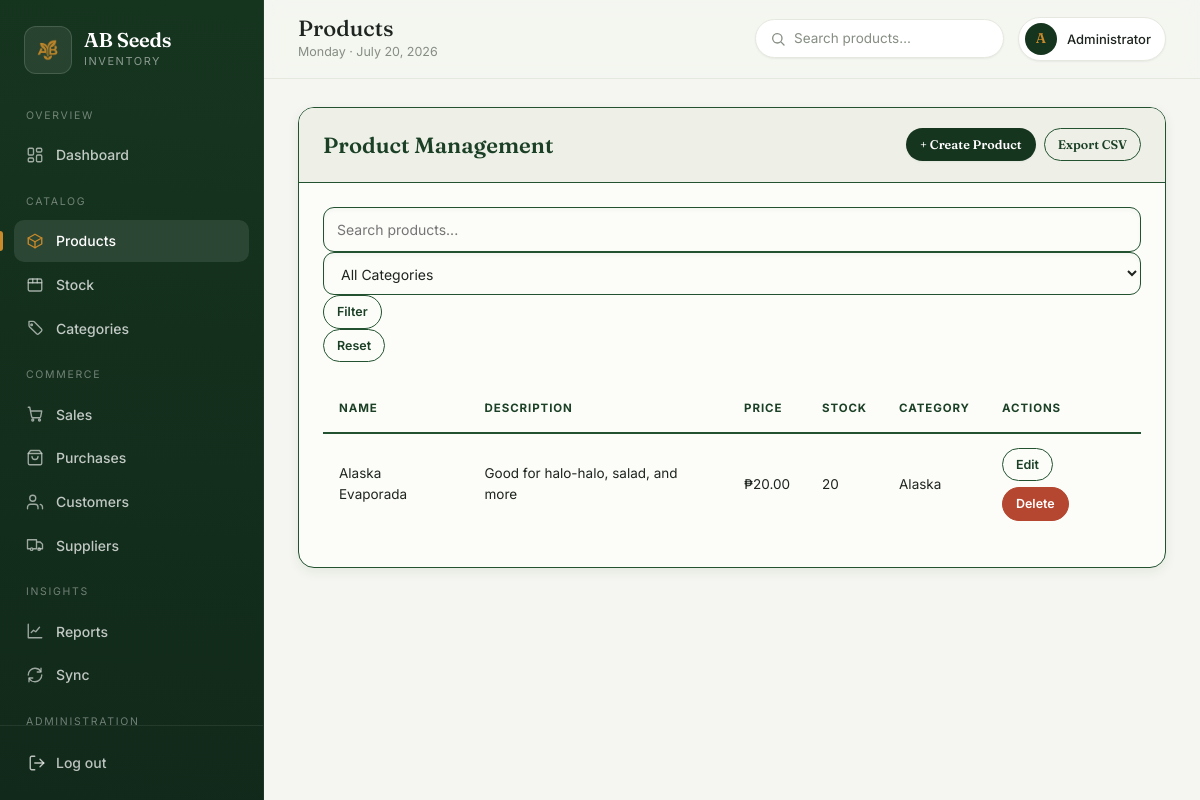
/products/ (signed in), run on an earlier commit of the app's database.
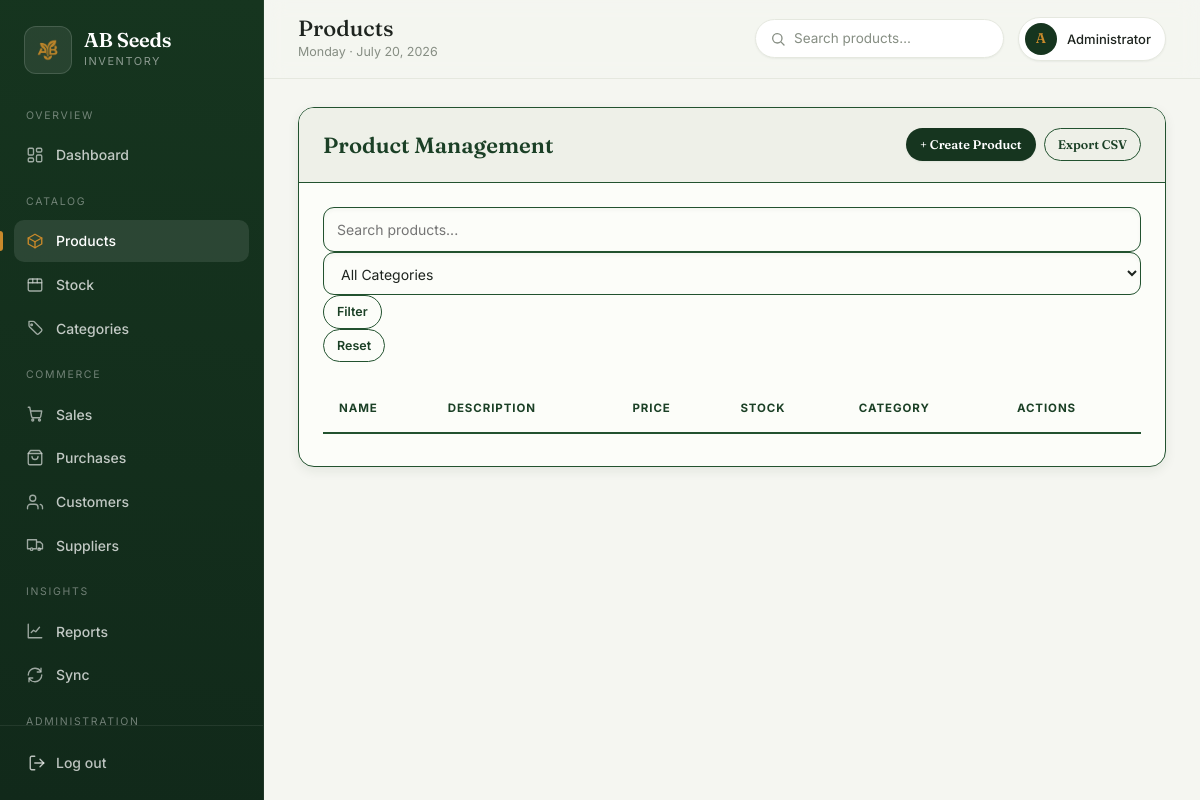
And on a later commit of the database.
### tables this page shows
CREATE TABLE products (
    id TEXT PRIMARY KEY,
    name TEXT NOT NULL,
    description TEXT,
    price REAL,
    stock_quantity INTEGER,
    category_id TEXT REFERENCES categories(id),
    image_path TEXT,
    is_deleted INTEGER DEFAULT 0,
    created_at TEXT,
    updated_at TEXT
);

CREATE TABLE categories (
    id TEXT PRIMARY KEY,
    name TEXT UNIQUE,
    description TEXT,
    created_at TEXT
, is_deleted INTEGER DEFAULT 0, updated_at TEXT);

### app/blueprints/products/__init__.py (the view)
@bp.route('/')
@admin_required
def list_products():
    db = get_db()
    search_query = request.args.get('search', '')
    category_id = request.args.get('category_id')
    categories = Category.get_all(db)
    if search_query:
        products = Product.search(db, search_query)
    elif category_id:
        products = Product.get_by_category(db, category_id)
    else:
        products = Product.get_all(db)
    category_map = {cat['id']: cat['name'] for cat in categories}
    return render_template('products/list.html', products=products, categories=categories,
                         category_map=category_map, search_query=search_query,
                         selected_category_id=category_id)

### app/auth.py (called while the page is built)
def admin_required(f):
    @wraps(f)
    def decorated_function(*args, **kwargs):
        if 'user_id' not in session:
            flash('Please log in to access this page.', 'warning')
            return redirect(url_for('auth.login'))
        if session.get('user_role') != 'admin':
            abort(403)
        return f(*args, **kwargs)
    return decorated_function

### app/extensions.py (called while the page is built)
def get_db():
    if 'db' not in g or g.db is None:
        os.makedirs(os.path.dirname(current_app.config['DATABASE_PATH']), exist_ok=True)
        sync_url = current_app.config.get('TURSO_DATABASE_URL')
        auth_token = current_app.config.get('TURSO_AUTH_TOKEN')
        if sync_url and auth_token and turso and current_app.sync_service.conn is not None:
            g.db = current_app.sync_service.conn
        else:
            g.db = sqlite3.connect(database=current_app.config['DATABASE_PATH'])
    return g.db

### app/blueprints/products/templates/products/list.html (shortened to what this page needs)
{% extends "base.html" %}
{% block content %}
<div class="card">
    <div class="card-header">
        Product Management
        <div style="display: flex; gap: 8px; align-items: center;">
            <a href="{{ url_for('products.create_product') }}" class="btn btn-primary btn-sm">+ Create Product</a>
            <a href="{{ url_for('products.export_csv') }}" class="btn btn-secondary btn-sm">Export CSV</a>
        </div>
    </div>
    <div class="card-body">
        <form method="GET" action="{{ url_for('products.list_products') }}" class="mb-4">
            <div class="row">
                <div class="col-md-4">
                    <input type="text" name="search" class="form-control" placeholder="Search products..." value="{{ search_query }}">
                </div>
                <div class="col-md-4">
                    <select name="category_id" class="form-control">
                        <option value="">All Categories</option>
                    </select>
                </div>
                <div class="col-md-2">
                    <button type="submit" class="btn btn-secondary btn-sm">Filter</button>
                </div>
                <div class="col-md-2">
                    <a href="{{ url_for('products.list_products') }}" class="btn btn-secondary btn-sm">Reset</a>
                </div>
            </div>
        </form>
        <table class="table">
            <thead>
                <tr>
                    <th>Name</th>
                    <th>Description</th>
                    <th>Price</th>
                    <th>Stock</th>
                    <th>Category</th>
                    <th>Actions</th>
                </tr>
            </thead>
            <tbody>
                {% for product in products %}
                <tr>
                    <td>{{ product['name'] }}</td>
                    <td>{{ product['description'] }}</td>
                    <td>₱{{ "%.2f"|format(product['price']) }}</td>
                    <td>{{ product['stock_quantity'] }}</td>
                    <td>{{ category_map.get(product['category_id'], 'Unknown') }}</td>
                    <td>
                        <a href="{{ url_for('products.edit_product', product_id=product['id']) }}" class="btn btn-secondary btn-sm">Edit</a>
                        <form method="POST" action="{{ url_for('products.delete_product', product_id=product['id']) }}" style="display: inline;">
                            <button type="submit" class="btn btn-danger btn-sm" onclick="event.preventDefault(); appConfirm('Are you sure?').then(res => { if(res) this.closest('form').submit(); })">Delete</button>
                        </form>
                    </td>
                </tr>
                {% endfor %}
            </tbody>
        </table>
    </div>
</div>
{% endblock %}

What changed in the data, as far as the page shows it:
removed products: name "Alaska Evaporada", description "Good for halo-halo, salad, and more", price "20.00", stock_quantity "20"
removed categories: get "Alaska"
